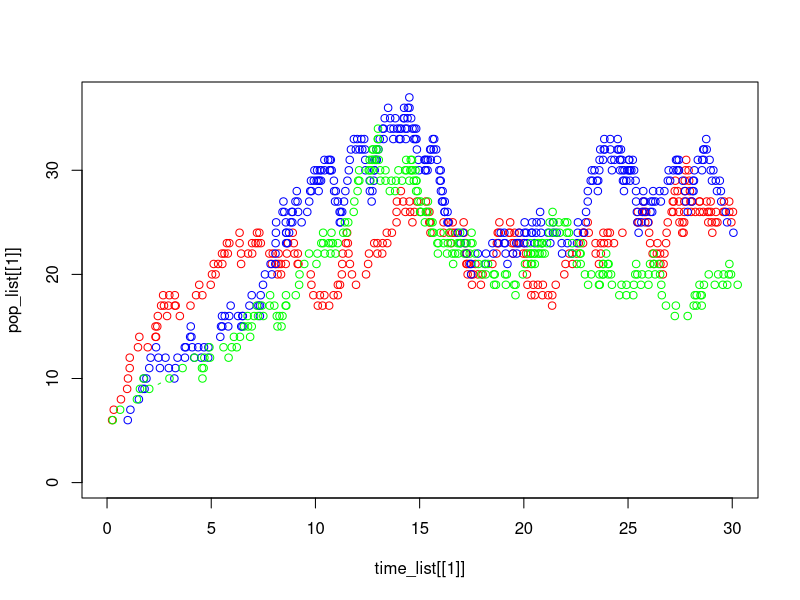

The R script that drew this image:
## ---- chunk 1
knitr::opts_chunk$set(echo = TRUE)
## ---- chunk 2

t <- 0
i <- 5
lambda_i <- (1/5)*i + 1
mu_i <- (1/100)*i^2

pop_list <- list()
time_list <- list()

for( j in seq(1:10000)){
  
  t <- 0
  i <- 5
  
  q <- 1
  
  event_vec <- numeric()
  time_vec <- numeric()
  
  while(t<30){
    
    lambda_i <- (1/5)*i + 1
    mu_i <- (1/100)*i^2
    gamma_i <- lambda_i + mu_i
    
    arrival <- rexp(1, gamma_i)
    t <- t + arrival
    time_vec[q] <- t
    
    birth <- rbinom(1, 1, lambda_i/gamma_i)
    
    if (birth == 1){
      i <- i + 1
      event_vec[q] <- i
      q <- q + 1
    } else {
      i <- i - 1
      event_vec[q] <- i
      q <- q + 1
    }
    
  }
  
  pop_list[[j]] <- event_vec
  time_list[[j]] <- time_vec
  
  
}


y_lim = c(0, max( pop_list[[1]], pop_list[[2]],pop_list[[3]] ) )

x_lim = c(0,max( time_list[[1]] ) )

plot(time_list[[1]], pop_list[[1]], col = "red", type = "b", xlim = x_lim, ylim = y_lim)

points(time_list[[2]], pop_list[[2]], col = "blue", type = "b")

points(time_list[[3]], pop_list[[3]], col = "green", type = "b")






## ---- chunk 3

max_vec <- NULL

for (i in seq(1:length(pop_list))){
  
  max_vec[i] <- (max(pop_list[[i]]) > 40)
  
}

mean(max_vec)

